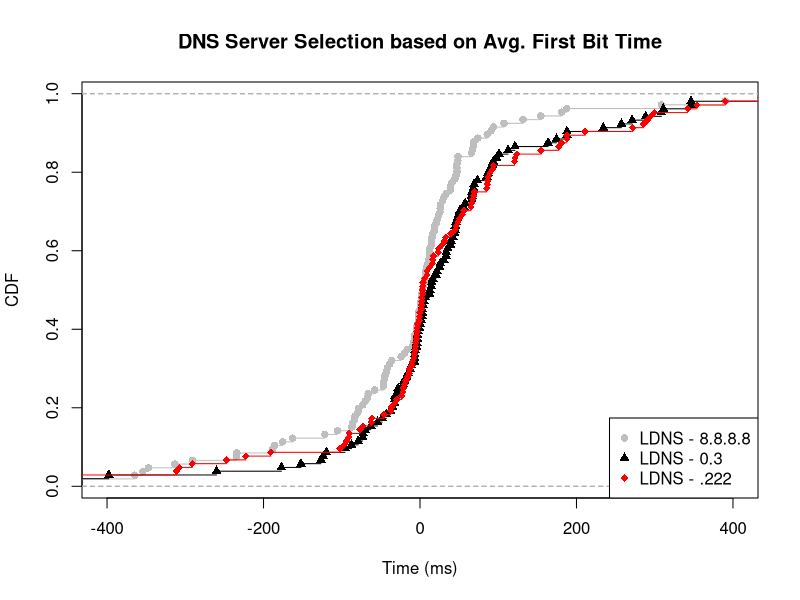

R code for this plot:
ldns_google <- c(-1.99166666666667, -354.277777777778, -78.6666666666667, -6.2962962962963, 0.166666666666671, 11.9027777777778, -42.6666666666667, 94, 10, -290.444444444444, -556.791666666667, 48.6666666666667, 20.5, -70, -6.75, 67.1666666666667, -46.8333333333333, -2.5, 14.425, 6.11111111111114, 390, -45.5, -57.8214285714286, 30.4166666666667, -84, -4.69166666666667, 33.3333333333333, 4.13888888888889, 47.2222222222222, -234.333333333333, -188.375, 181, -24.1, -66.1666666666666, -364.5, -82.9999999999999, 308.5, -9, 39.2916666666667, -234, 44.6666666666667, 8, 90.9166666666667, 1.41666666666666, 47.1666666666667, -16.3333333333333, 6.16666666666667, 0.5, 28.5833333333333, -8.08333333333333, -346.944444444444, 14.3333333333333, 85.8333333333333, -19.4583333333333, -1.5, -46.952380952381, 11, 154.458333333333, 187.666666666667, -162.666666666667, 73.9166666666667, -1295.5, -87.0659340659341, 131.666666666667, 48.3333333333333, 47.25, -4.28042328042328, 18.125, -67, 65.8333333333333, 12.1111111111111, -73.0833333333333, 16.0833333333333, 25.452380952381, 7.13888888888889, -79.375, 25.974358974359, 40.9166666666667, 68.0865384615385, -121.715277777778, 23.5, -36, 604.166666666667, 1.9, -175.666666666667, -313.25, 21.9444444444444, 39, 15.1111111111111, -1.83333333333334, 69, -105.416666666667, 46, 2.33333333333334, 3.16666666666666, 6.83333333333334, 1281, 18.25, -86.1666666666667, -38.8333333333333, 107.333333333333, -185.97619047619, -44.6388888888889, 12, 25.8333333333333, -41.75)

ldns_03 <- c(2.675, -260.027777777778, 68.3333333333333, -123.615740740741, 112.5, -73.375, -87.5, 44.5, 73.5, 49.3194444444445, 271.133333333333, 66.6666666666667, 21.5694444444444, -7.23333333333333, 187.75, -119.666666666667, -95.8333333333333, 174.5, -177.125, -459.694444444444, -2.5, -48.3333333333333, 4.01190476190477, -34.9444444444444, 257.5, -6.325, 33.3333333333333, 2.72222222222222, 2.63888888888889, 234.333333333333, -54.375, 20.5, -126.722222222222, 346.166666666667, -27.8333333333333, 308.5, 93.5, 30.1666666666667, 44.6666666666667, -4.33333333333333, 288.5, -7.08333333333334, 311, 87, 93, 101.166666666667, -37.75, -3.29166666666667, 25.1872549019608, 14.3333333333333, 42, -0.958333333333329, 39.6666666666667, -72.752380952381, 1.25, -397.708333333333, 187.666666666667, 121.333333333333, 85.4166666666667, 1304.25, -20.2980769230769, 4.99999999999999, -152.166666666667, 6.41666666666666, 0.199206349206349, 35.375, 45.1666666666667, 65.8333333333333, -3.22222222222222, -31.5833333333333, 89, -6.73958333333333, 16.1666666666667, -70.5, -2238.35897435897, 12.1666666666667, -62.9134615384615, -78.9396825396826, -4.66666666666667, -43, 346.416666666667, -32.25, -15.3333333333333, 163.75, -17.3888888888889, 39, -28.4444444444444, -11.3333333333333, 69, 57.75, 46, 47.5, 56, 66, 842.5, -12.5833333333333, 50.8333333333333, -21.1666666666667, 97.6666666666667, 33.4777777777778, 14.9166666666667, 12.5, 25.8333333333333, -32.5)

ldns_222 <- c(-7.24166666666667, 294.555555555556, -13.5, -29.3518518518518, -10.1666666666667, 2.29166666666667, -46, 94, -72.9166666666667, 290.444444444444, 272.05, -21.8333333333333, 15.5777777777778, -37.5666666666667, 187.75, 67.1666666666667, 177.333333333333, -775.75, -0.541666666666671, 285.722222222222, 390, -94, -13.7380952380952, -19.8333333333333, 211, -36.625, -5.33333333333333, 9.05555555555555, 3.72222222222222, -76.6666666666667, 181, -5.88888888888889, -61.5, -456.833333333333, 435.666666666667, -190.666666666667, -96.75, 31.3333333333333, -291, -15.5, 123.666666666667, -4.5, 86.5833333333333, -32.3333333333333, 87, 93, 3.33333333333334, 28.5833333333333, -17.875, -311.183333333333, -9.66666666666667, 85.8333333333333, -7.79166666666666, 39.6666666666667, -102.396825396825, 120.75, 342.029761904762, 187.666666666667, 121.333333333333, 85.4166666666667, 354.25, 2.03525641025642, 69.6666666666667, 48.3333333333333, -3.75, -3.65079365079365, 17.2916666666667, 45.1666666666667, -3.16666666666667, 3.36111111111111, 5.75, 8.83333333333333, 23.1666666666667, -6, -735.442307692308, 89.3333333333333, -90.4134615384615, 32.9282828282828, 23.5, -247.333333333333, 299.333333333333, -23.2, -90.8333333333333, -222.75, -62.2222222222222, 16.1666666666667, 56.2222222222222, -1.08333333333334, 12.1666666666667, 68.75, 46, -4.66666666666666, -0.166666666666664, 66, 1281, 3.58333333333334, 50.8333333333333, 1.83333333333334, -307.166666666667, 65.3666666666667, 2.13095238095238, 54.1666666666667, -21.1666666666667, 154.75)

ldns_google_val = ecdf(ldns_google)
ldns_03_val = ecdf(ldns_03)
ldns_222_val = ecdf(ldns_222)

plot(ldns_google_val, lty=1, col="grey", pch = 16, xlab="Time (ms)", ylab="CDF", main="DNS Server Selection based on Avg. First Bit Time", xlim=c(-400, 400))
lines(ldns_03_val, pch = 17, col = "black")
lines(ldns_222_val, pch = 18, col = "red")

legend("bottomright",  pch = c(16, 17, 18), legend=c("LDNS - 8.8.8.8", "LDNS - 0.3", "LDNS - .222"), col=c("grey", "black", "red"))
